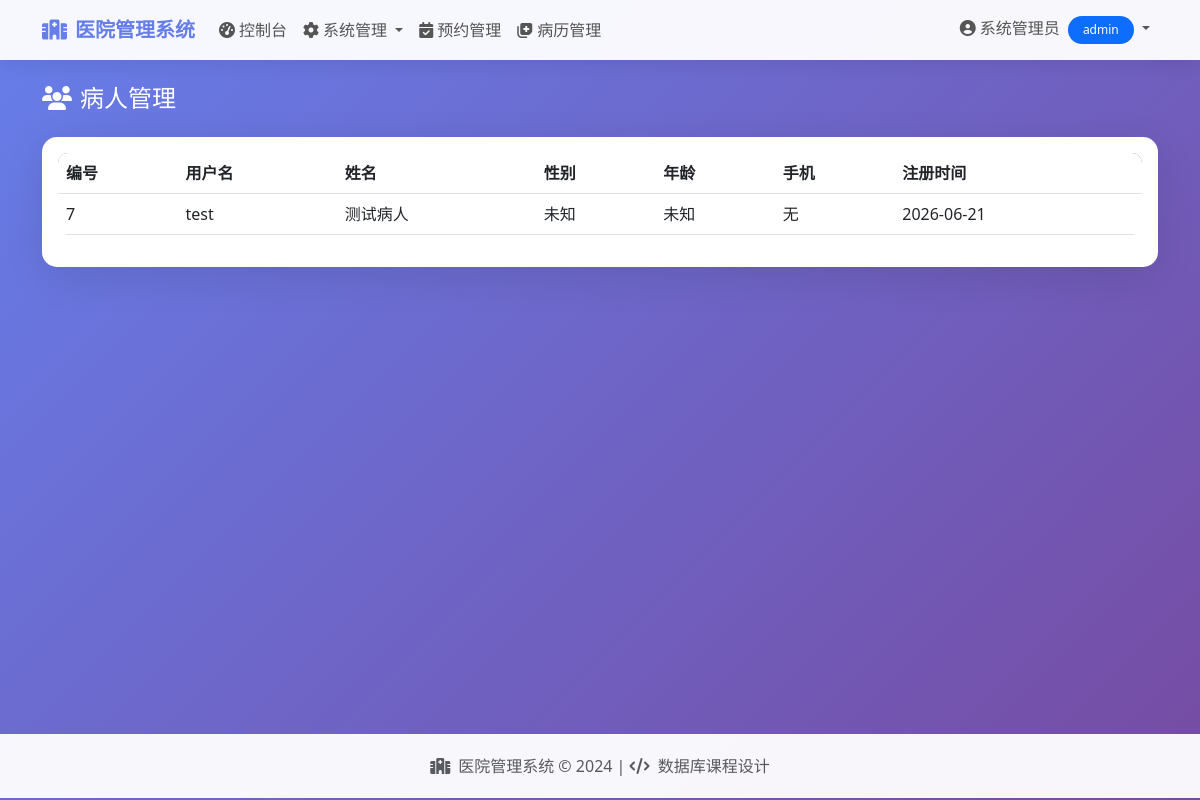
Screenshot of /admin/patients (signed in) with the database file from the repository.
### app.py (models this page shows, shortened)
class User(db.Model):
    __tablename__ = 'users'
    id = db.Column(db.Integer, primary_key=True)
    username = db.Column(db.String(80), unique=True, nullable=False, index=True)
    password_hash = db.Column(db.String(200), nullable=False)
    name = db.Column(db.String(100), nullable=False)
    role = db.Column(db.String(20), nullable=False)  # admin, doctor, patient
    phone = db.Column(db.String(20))
    email = db.Column(db.String(100))
    created_at = db.Column(db.DateTime, default=datetime.utcnow)
    department = db.Column(db.String(100))  # 科室
    title = db.Column(db.String(50))  # 职称
    description = db.Column(db.Text)  # 简介
    gender = db.Column(db.String(10))
    age = db.Column(db.Integer)
    address = db.Column(db.String(200))

### app.py (the view)
@app.route('/admin/patients')
@login_required
@role_required('admin')
def admin_patients():
    page = request.args.get('page', 1, type=int)
    patients = User.query.filter_by(role='patient').paginate(page=page, per_page=10)
    return render_template('admin/patients.html', patients=patients)

### app.py (called while the page is built)
def role_required(*roles):
    def decorator(f):
        @wraps(f)
        def decorated_function(*args, **kwargs):
            if not current_user.is_authenticated:
                return redirect(url_for('login'))
            if current_user.role not in roles:
                flash("您没有权限访问此页面", "danger")
                return redirect(url_for('index'))
            return f(*args, **kwargs)
        return decorated_function
    return decorator

@login_manager.user_loader
def load_user(user_id):
    return User.query.get(int(user_id))

### templates/admin/patients.html (shortened to what this page needs)
{% extends "base.html" %}
{% block content %}
<div class="fade-in">
    <h4 class="text-white mb-4"><i class="fas fa-users me-2"></i>病人管理</h4>
    <div class="card">
        <div class="card-body">
            <div class="table-responsive">
                <table class="table table-hover">
                    <thead>
                        <tr>
                            <th>编号</th>
                            <th>用户名</th>
                            <th>姓名</th>
                            <th>性别</th>
                            <th>年龄</th>
                            <th>手机</th>
                            <th>注册时间</th>
                        </tr>
                    </thead>
                    <tbody>
                        {% for patient in patients.items %}
                        <tr>
                            <td>{{ patient.id }}</td>
                            <td>{{ patient.username }}</td>
                            <td>{{ patient.name }}</td>
                            <td>{{ patient.gender or '未知' }}</td>
                            <td>{{ patient.age or '未知' }}</td>
                            <td>{{ patient.phone or '无' }}</td>
                            <td>{{ patient.created_at.strftime('%Y-%m-%d') }}</td>
                        </tr>
                        {% else %}
                        <tr>
                            <td colspan="7" class="text-center text-muted py-4">暂无病人数据</td>
                        </tr>
                        {% endfor %}
                    </tbody>
                </table>
            </div>
        </div>
    </div>
</div>
{% endblock %}

### templates/base.html (shortened to what this page needs)
<!DOCTYPE html>
<html lang="zh-CN">
<head>
    <link href="https://cdn.bootcdn.net/ajax/libs/twitter-bootstrap/5.3.0/css/bootstrap.min.css" rel="stylesheet">
    <link href="https://cdn.bootcdn.net/ajax/libs/font-awesome/6.4.0/css/all.min.css" rel="stylesheet">
</head>
<body>
    <nav class="navbar navbar-expand-lg">
        <div class="container">
            <a class="navbar-brand" href="{{ url_for('index') }}">
                <i class="fas fa-hospital me-2"></i>医院管理系统
            </a>
            <div class="collapse navbar-collapse" id="navbarNav">
                <ul class="navbar-nav me-auto">
                    {% if current_user.is_authenticated %}
                        {% if current_user.role == 'admin' %}
                        <li class="nav-item">
                            <a class="nav-link" href="{{ url_for('admin_dashboard') }}">
                                <i class="fas fa-tachometer-alt me-1"></i>控制台
                            </a>
                        </li>
                        <li class="nav-item dropdown">
                            <a class="nav-link dropdown-toggle" href="#" role="button" data-bs-toggle="dropdown">
                                <i class="fas fa-cog me-1"></i>系统管理
                            </a>
                        </li>
                        <li class="nav-item">
                            <a class="nav-link" href="{{ url_for('admin_appointments') }}">
                                <i class="fas fa-calendar-check me-1"></i>预约管理
                            </a>
                        </li>
                        <li class="nav-item">
                            <a class="nav-link" href="{{ url_for('admin_medical_records') }}">
                                <i class="fas fa-notes-medical me-1"></i>病历管理
                            </a>
                        </li>
                        {% endif %}
                    {% endif %}
                </ul>
                <ul class="navbar-nav">
                    {% if current_user.is_authenticated %}
                    <li class="nav-item dropdown">
                        <a class="nav-link dropdown-toggle" href="#" role="button" data-bs-toggle="dropdown">
                            <i class="fas fa-user-circle me-1"></i>{{ current_user.name }}
                            <span class="badge bg-primary ms-1">{{ current_user.role }}</span>
                        </a>
                    </li>
                    {% endif %}
                </ul>
            </div>
        </div>
    </nav>
    <div class="container mt-4 content-wrapper">
        {% block content %}{% endblock %}
    </div>
    <footer class="footer">
        <div class="container text-center">
            <p class="mb-0 text-muted">
                <i class="fas fa-hospital me-2"></i>医院管理系统 &copy; 2024 |
                <i class="fas fa-code me-1"></i> 数据库课程设计
            </p>
        </div>
    </footer>
</body>
</html>

### templates/base.html (style rules this page uses)
body { background: linear-gradient(135deg, #667eea 0%, #764ba2 100%); min-height: 100vh; }
.card { border: none; border-radius: 15px; box-shadow: 0 10px 40px rgba(0,0,0,0.1); }
.navbar { background: rgba(255,255,255,0.95) !important; backdrop-filter: blur(10px); box-shadow: 0 2px 20px rgba(0,0,0,0.1); }
.navbar-brand { font-weight: 700; color: #667eea !important; }
.nav-link { font-weight: 500; color: #555 !important; transition: all 0.3s; }
.table { border-radius: 10px; overflow: hidden; }
.table thead { background: linear-gradient(135deg, #667eea 0%, #764ba2 100%); color: white; }
.footer { background: rgba(255,255,255,0.95); padding: 20px 0; margin-top: 50px; }
.badge { padding: 8px 15px; border-radius: 20px; font-weight: 500; }
.content-wrapper { min-height: calc(100vh - 200px); }
.fade-in { animation: fadeIn 0.5s ease; }

### rows the page displays
User: name "系统管理员", role "admin"
User: id "7", username "test", name "测试病人", gender "未知", age "未知", phone "无", created_at "2026-06-21"
